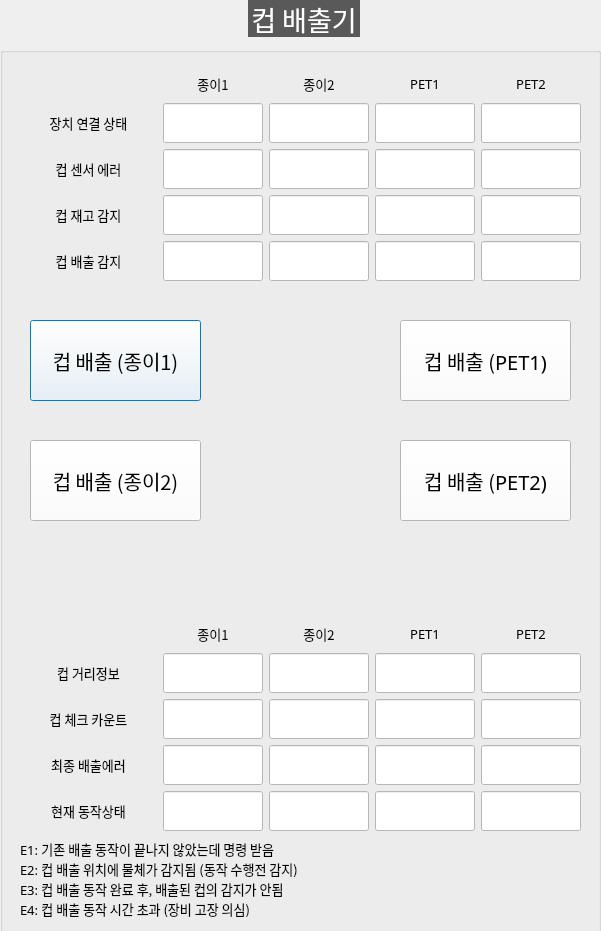
<?xml version="1.0" encoding="UTF-8"?>
<ui version="4.0">
 <class>DialogCupDispenser</class>
 <widget class="QDialog" name="DialogCupDispenser">
  <property name="geometry">
   <rect>
    <x>0</x>
    <y>0</y>
    <width>601</width>
    <height>931</height>
   </rect>
  </property>
  <property name="windowTitle">
   <string>Dialog</string>
  </property>
  <widget class="QGroupBox" name="GB_CUP">
   <property name="geometry">
    <rect>
     <x>0</x>
     <y>0</y>
     <width>601</width>
     <height>971</height>
    </rect>
   </property>
   <property name="font">
    <font>
     <family>함초롬돋움</family>
     <pointsize>20</pointsize>
     <weight>50</weight>
     <italic>false</italic>
     <bold>false</bold>
    </font>
   </property>
   <property name="styleSheet">
    <string notr="true">QGroupBox  {
    margin-top: 10px;
	font: 20pt &quot;함초롬돋움&quot;;
}

QGroupBox::title  {
    subcontrol-origin: margin;
    subcontrol-position: top center;
    padding: 10px 8000px 10px 8000px;
    background-color: #595959;
    color: rgb(255, 255, 255);
}
QLabel {
	font: 10pt &quot;함초롬돋움&quot;;
}
QComboBox{
	font: 10pt &quot;함초롬돋움&quot;;
	background-color: #ffffff
}
QPushButton{
	font: 15pt &quot;함초롬돋움&quot;;
	background-color: #ffffff
}
QLineEdit{
	font: 10pt &quot;함초롬돋움&quot;;
	background-color: #ffffff
}



</string>
   </property>
   <property name="title">
    <string>컵 배출기</string>
   </property>
   <widget class="QPushButton" name="BTN_CUP_DISPENSE_1">
    <property name="geometry">
     <rect>
      <x>30</x>
      <y>320</y>
      <width>171</width>
      <height>81</height>
     </rect>
    </property>
    <property name="font">
     <font>
      <family>함초롬돋움</family>
      <pointsize>15</pointsize>
      <weight>50</weight>
      <italic>false</italic>
      <bold>false</bold>
     </font>
    </property>
    <property name="text">
     <string>컵 배출 (종이1)</string>
    </property>
   </widget>
   <widget class="QPushButton" name="BTN_CUP_DISPENSE_2">
    <property name="geometry">
     <rect>
      <x>30</x>
      <y>440</y>
      <width>171</width>
      <height>81</height>
     </rect>
    </property>
    <property name="font">
     <font>
      <family>함초롬돋움</family>
      <pointsize>15</pointsize>
      <weight>50</weight>
      <italic>false</italic>
      <bold>false</bold>
     </font>
    </property>
    <property name="text">
     <string>컵 배출 (종이2)</string>
    </property>
   </widget>
   <widget class="QPushButton" name="BTN_CUP_DISPENSE_3">
    <property name="geometry">
     <rect>
      <x>400</x>
      <y>320</y>
      <width>171</width>
      <height>81</height>
     </rect>
    </property>
    <property name="font">
     <font>
      <family>함초롬돋움</family>
      <pointsize>15</pointsize>
      <weight>50</weight>
      <italic>false</italic>
      <bold>false</bold>
     </font>
    </property>
    <property name="text">
     <string>컵 배출 (PET1)</string>
    </property>
   </widget>
   <widget class="QPushButton" name="BTN_CUP_DISPENSE_4">
    <property name="geometry">
     <rect>
      <x>400</x>
      <y>440</y>
      <width>171</width>
      <height>81</height>
     </rect>
    </property>
    <property name="font">
     <font>
      <family>함초롬돋움</family>
      <pointsize>15</pointsize>
      <weight>50</weight>
      <italic>false</italic>
      <bold>false</bold>
     </font>
    </property>
    <property name="text">
     <string>컵 배출 (PET2)</string>
    </property>
   </widget>
   <widget class="QLabel" name="label">
    <property name="geometry">
     <rect>
      <x>20</x>
      <y>840</y>
      <width>311</width>
      <height>17</height>
     </rect>
    </property>
    <property name="font">
     <font>
      <family>함초롬돋움</family>
      <pointsize>10</pointsize>
      <weight>50</weight>
      <italic>false</italic>
      <bold>false</bold>
     </font>
    </property>
    <property name="text">
     <string>E1: 기존 배출 동작이 끝나지 않았는데 명령 받음</string>
    </property>
   </widget>
   <widget class="QLabel" name="label_2">
    <property name="geometry">
     <rect>
      <x>20</x>
      <y>860</y>
      <width>311</width>
      <height>17</height>
     </rect>
    </property>
    <property name="font">
     <font>
      <family>함초롬돋움</family>
      <pointsize>10</pointsize>
      <weight>50</weight>
      <italic>false</italic>
      <bold>false</bold>
     </font>
    </property>
    <property name="text">
     <string>E2: 컵 배출 위치에 물체가 감지됨 (동작 수행전 감지)</string>
    </property>
   </widget>
   <widget class="QLabel" name="label_3">
    <property name="geometry">
     <rect>
      <x>20</x>
      <y>880</y>
      <width>311</width>
      <height>17</height>
     </rect>
    </property>
    <property name="font">
     <font>
      <family>함초롬돋움</family>
      <pointsize>10</pointsize>
      <weight>50</weight>
      <italic>false</italic>
      <bold>false</bold>
     </font>
    </property>
    <property name="text">
     <string>E3: 컵 배출 동작 완료 후, 배출된 컵의 감지가 안됨</string>
    </property>
   </widget>
   <widget class="QLabel" name="label_4">
    <property name="geometry">
     <rect>
      <x>20</x>
      <y>900</y>
      <width>311</width>
      <height>17</height>
     </rect>
    </property>
    <property name="font">
     <font>
      <family>함초롬돋움</family>
      <pointsize>10</pointsize>
      <weight>50</weight>
      <italic>false</italic>
      <bold>false</bold>
     </font>
    </property>
    <property name="text">
     <string>E4: 컵 배출 동작 시간 초과 (장비 고장 의심)</string>
    </property>
   </widget>
   <widget class="QWidget" name="layoutWidget">
    <property name="geometry">
     <rect>
      <x>20</x>
      <y>70</y>
      <width>561</width>
      <height>211</height>
     </rect>
    </property>
    <layout class="QGridLayout" name="gridLayout">
     <item row="0" column="1">
      <widget class="QLabel" name="label_119">
       <property name="maximumSize">
        <size>
         <width>100</width>
         <height>16777215</height>
        </size>
       </property>
       <property name="font">
        <font>
         <family>함초롬돋움</family>
         <pointsize>10</pointsize>
         <weight>50</weight>
         <italic>false</italic>
         <bold>false</bold>
        </font>
       </property>
       <property name="text">
        <string>종이1</string>
       </property>
       <property name="alignment">
        <set>Qt::AlignCenter</set>
       </property>
      </widget>
     </item>
     <item row="0" column="2">
      <widget class="QLabel" name="label_120">
       <property name="maximumSize">
        <size>
         <width>100</width>
         <height>16777215</height>
        </size>
       </property>
       <property name="font">
        <font>
         <family>함초롬돋움</family>
         <pointsize>10</pointsize>
         <weight>50</weight>
         <italic>false</italic>
         <bold>false</bold>
        </font>
       </property>
       <property name="text">
        <string>종이2</string>
       </property>
       <property name="alignment">
        <set>Qt::AlignCenter</set>
       </property>
      </widget>
     </item>
     <item row="0" column="3">
      <widget class="QLabel" name="label_121">
       <property name="maximumSize">
        <size>
         <width>100</width>
         <height>16777215</height>
        </size>
       </property>
       <property name="font">
        <font>
         <family>함초롬돋움</family>
         <pointsize>10</pointsize>
         <weight>50</weight>
         <italic>false</italic>
         <bold>false</bold>
        </font>
       </property>
       <property name="text">
        <string>PET1</string>
       </property>
       <property name="alignment">
        <set>Qt::AlignCenter</set>
       </property>
      </widget>
     </item>
     <item row="0" column="4">
      <widget class="QLabel" name="label_122">
       <property name="maximumSize">
        <size>
         <width>100</width>
         <height>16777215</height>
        </size>
       </property>
       <property name="font">
        <font>
         <family>함초롬돋움</family>
         <pointsize>10</pointsize>
         <weight>50</weight>
         <italic>false</italic>
         <bold>false</bold>
        </font>
       </property>
       <property name="text">
        <string>PET2</string>
       </property>
       <property name="alignment">
        <set>Qt::AlignCenter</set>
       </property>
      </widget>
     </item>
     <item row="1" column="0">
      <widget class="QLabel" name="label_110">
       <property name="font">
        <font>
         <family>함초롬돋움</family>
         <pointsize>10</pointsize>
         <weight>50</weight>
         <italic>false</italic>
         <bold>false</bold>
        </font>
       </property>
       <property name="text">
        <string>장치 연결 상태</string>
       </property>
       <property name="alignment">
        <set>Qt::AlignCenter</set>
       </property>
      </widget>
     </item>
     <item row="1" column="1">
      <widget class="QLineEdit" name="LE_CUP_CONNECTION_1">
       <property name="minimumSize">
        <size>
         <width>0</width>
         <height>40</height>
        </size>
       </property>
       <property name="maximumSize">
        <size>
         <width>100</width>
         <height>16777215</height>
        </size>
       </property>
       <property name="font">
        <font>
         <family>함초롬돋움</family>
         <pointsize>10</pointsize>
         <weight>50</weight>
         <italic>false</italic>
         <bold>false</bold>
        </font>
       </property>
       <property name="readOnly">
        <bool>true</bool>
       </property>
      </widget>
     </item>
     <item row="1" column="2">
      <widget class="QLineEdit" name="LE_CUP_CONNECTION_2">
       <property name="minimumSize">
        <size>
         <width>0</width>
         <height>40</height>
        </size>
       </property>
       <property name="maximumSize">
        <size>
         <width>100</width>
         <height>16777215</height>
        </size>
       </property>
       <property name="font">
        <font>
         <family>함초롬돋움</family>
         <pointsize>10</pointsize>
         <weight>50</weight>
         <italic>false</italic>
         <bold>false</bold>
        </font>
       </property>
       <property name="readOnly">
        <bool>true</bool>
       </property>
      </widget>
     </item>
     <item row="1" column="3">
      <widget class="QLineEdit" name="LE_CUP_CONNECTION_3">
       <property name="minimumSize">
        <size>
         <width>0</width>
         <height>40</height>
        </size>
       </property>
       <property name="maximumSize">
        <size>
         <width>100</width>
         <height>16777215</height>
        </size>
       </property>
       <property name="font">
        <font>
         <family>함초롬돋움</family>
         <pointsize>10</pointsize>
         <weight>50</weight>
         <italic>false</italic>
         <bold>false</bold>
        </font>
       </property>
       <property name="readOnly">
        <bool>true</bool>
       </property>
      </widget>
     </item>
     <item row="1" column="4">
      <widget class="QLineEdit" name="LE_CUP_CONNECTION_4">
       <property name="minimumSize">
        <size>
         <width>0</width>
         <height>40</height>
        </size>
       </property>
       <property name="maximumSize">
        <size>
         <width>100</width>
         <height>16777215</height>
        </size>
       </property>
       <property name="font">
        <font>
         <family>함초롬돋움</family>
         <pointsize>10</pointsize>
         <weight>50</weight>
         <italic>false</italic>
         <bold>false</bold>
        </font>
       </property>
       <property name="readOnly">
        <bool>true</bool>
       </property>
      </widget>
     </item>
     <item row="2" column="0">
      <widget class="QLabel" name="label_123">
       <property name="font">
        <font>
         <family>함초롬돋움</family>
         <pointsize>10</pointsize>
         <weight>50</weight>
         <italic>false</italic>
         <bold>false</bold>
        </font>
       </property>
       <property name="text">
        <string>컵 센서 에러</string>
       </property>
       <property name="alignment">
        <set>Qt::AlignCenter</set>
       </property>
      </widget>
     </item>
     <item row="2" column="1">
      <widget class="QLineEdit" name="LE_CUP_SENSOR_ERROR_1">
       <property name="minimumSize">
        <size>
         <width>0</width>
         <height>40</height>
        </size>
       </property>
       <property name="maximumSize">
        <size>
         <width>100</width>
         <height>16777215</height>
        </size>
       </property>
       <property name="font">
        <font>
         <family>함초롬돋움</family>
         <pointsize>10</pointsize>
         <weight>50</weight>
         <italic>false</italic>
         <bold>false</bold>
        </font>
       </property>
       <property name="readOnly">
        <bool>true</bool>
       </property>
      </widget>
     </item>
     <item row="2" column="2">
      <widget class="QLineEdit" name="LE_CUP_SENSOR_ERROR_2">
       <property name="minimumSize">
        <size>
         <width>0</width>
         <height>40</height>
        </size>
       </property>
       <property name="maximumSize">
        <size>
         <width>100</width>
         <height>16777215</height>
        </size>
       </property>
       <property name="font">
        <font>
         <family>함초롬돋움</family>
         <pointsize>10</pointsize>
         <weight>50</weight>
         <italic>false</italic>
         <bold>false</bold>
        </font>
       </property>
       <property name="readOnly">
        <bool>true</bool>
       </property>
      </widget>
     </item>
     <item row="2" column="3">
      <widget class="QLineEdit" name="LE_CUP_SENSOR_ERROR_3">
       <property name="minimumSize">
        <size>
         <width>0</width>
         <height>40</height>
        </size>
       </property>
       <property name="maximumSize">
        <size>
         <width>100</width>
         <height>16777215</height>
        </size>
       </property>
       <property name="font">
        <font>
         <family>함초롬돋움</family>
         <pointsize>10</pointsize>
         <weight>50</weight>
         <italic>false</italic>
         <bold>false</bold>
        </font>
       </property>
       <property name="readOnly">
        <bool>true</bool>
       </property>
      </widget>
     </item>
     <item row="2" column="4">
      <widget class="QLineEdit" name="LE_CUP_SENSOR_ERROR_4">
       <property name="minimumSize">
        <size>
         <width>0</width>
         <height>40</height>
        </size>
       </property>
       <property name="maximumSize">
        <size>
         <width>100</width>
         <height>16777215</height>
        </size>
       </property>
       <property name="font">
        <font>
         <family>함초롬돋움</family>
         <pointsize>10</pointsize>
         <weight>50</weight>
         <italic>false</italic>
         <bold>false</bold>
        </font>
       </property>
       <property name="readOnly">
        <bool>true</bool>
       </property>
      </widget>
     </item>
     <item row="3" column="0">
      <widget class="QLabel" name="label_124">
       <property name="font">
        <font>
         <family>함초롬돋움</family>
         <pointsize>10</pointsize>
         <weight>50</weight>
         <italic>false</italic>
         <bold>false</bold>
        </font>
       </property>
       <property name="text">
        <string>컵 재고 감지</string>
       </property>
       <property name="alignment">
        <set>Qt::AlignCenter</set>
       </property>
      </widget>
     </item>
     <item row="3" column="1">
      <widget class="QLineEdit" name="LE_CUP_HAS_CUP_1">
       <property name="minimumSize">
        <size>
         <width>0</width>
         <height>40</height>
        </size>
       </property>
       <property name="maximumSize">
        <size>
         <width>100</width>
         <height>16777215</height>
        </size>
       </property>
       <property name="font">
        <font>
         <family>함초롬돋움</family>
         <pointsize>10</pointsize>
         <weight>50</weight>
         <italic>false</italic>
         <bold>false</bold>
        </font>
       </property>
       <property name="readOnly">
        <bool>true</bool>
       </property>
      </widget>
     </item>
     <item row="3" column="2">
      <widget class="QLineEdit" name="LE_CUP_HAS_CUP_2">
       <property name="minimumSize">
        <size>
         <width>0</width>
         <height>40</height>
        </size>
       </property>
       <property name="maximumSize">
        <size>
         <width>100</width>
         <height>16777215</height>
        </size>
       </property>
       <property name="font">
        <font>
         <family>함초롬돋움</family>
         <pointsize>10</pointsize>
         <weight>50</weight>
         <italic>false</italic>
         <bold>false</bold>
        </font>
       </property>
       <property name="readOnly">
        <bool>true</bool>
       </property>
      </widget>
     </item>
     <item row="3" column="3">
      <widget class="QLineEdit" name="LE_CUP_HAS_CUP_3">
       <property name="minimumSize">
        <size>
         <width>0</width>
         <height>40</height>
        </size>
       </property>
       <property name="maximumSize">
        <size>
         <width>100</width>
         <height>16777215</height>
        </size>
       </property>
       <property name="font">
        <font>
         <family>함초롬돋움</family>
         <pointsize>10</pointsize>
         <weight>50</weight>
         <italic>false</italic>
         <bold>false</bold>
        </font>
       </property>
       <property name="readOnly">
        <bool>true</bool>
       </property>
      </widget>
     </item>
     <item row="3" column="4">
      <widget class="QLineEdit" name="LE_CUP_HAS_CUP_4">
       <property name="minimumSize">
        <size>
         <width>0</width>
         <height>40</height>
        </size>
       </property>
       <property name="maximumSize">
        <size>
         <width>100</width>
         <height>16777215</height>
        </size>
       </property>
       <property name="font">
        <font>
         <family>함초롬돋움</family>
         <pointsize>10</pointsize>
         <weight>50</weight>
         <italic>false</italic>
         <bold>false</bold>
        </font>
       </property>
       <property name="readOnly">
        <bool>true</bool>
       </property>
      </widget>
     </item>
     <item row="4" column="0">
      <widget class="QLabel" name="label_125">
       <property name="font">
        <font>
         <family>함초롬돋움</family>
         <pointsize>10</pointsize>
         <weight>50</weight>
         <italic>false</italic>
         <bold>false</bold>
        </font>
       </property>
       <property name="text">
        <string>컵 배출 감지</string>
       </property>
       <property name="alignment">
        <set>Qt::AlignCenter</set>
       </property>
      </widget>
     </item>
     <item row="4" column="1">
      <widget class="QLineEdit" name="LE_CUP_DETECTED_1">
       <property name="minimumSize">
        <size>
         <width>0</width>
         <height>40</height>
        </size>
       </property>
       <property name="maximumSize">
        <size>
         <width>100</width>
         <height>16777215</height>
        </size>
       </property>
       <property name="font">
        <font>
         <family>함초롬돋움</family>
         <pointsize>10</pointsize>
         <weight>50</weight>
         <italic>false</italic>
         <bold>false</bold>
        </font>
       </property>
       <property name="readOnly">
        <bool>true</bool>
       </property>
      </widget>
     </item>
     <item row="4" column="2">
      <widget class="QLineEdit" name="LE_CUP_DETECTED_2">
       <property name="minimumSize">
        <size>
         <width>0</width>
         <height>40</height>
        </size>
       </property>
       <property name="maximumSize">
        <size>
         <width>100</width>
         <height>16777215</height>
        </size>
       </property>
       <property name="font">
        <font>
         <family>함초롬돋움</family>
         <pointsize>10</pointsize>
         <weight>50</weight>
         <italic>false</italic>
         <bold>false</bold>
        </font>
       </property>
       <property name="readOnly">
        <bool>true</bool>
       </property>
      </widget>
     </item>
     <item row="4" column="3">
      <widget class="QLineEdit" name="LE_CUP_DETECTED_3">
       <property name="minimumSize">
        <size>
         <width>0</width>
         <height>40</height>
        </size>
       </property>
       <property name="maximumSize">
        <size>
         <width>100</width>
         <height>16777215</height>
        </size>
       </property>
       <property name="font">
        <font>
         <family>함초롬돋움</family>
         <pointsize>10</pointsize>
         <weight>50</weight>
         <italic>false</italic>
         <bold>false</bold>
        </font>
       </property>
       <property name="readOnly">
        <bool>true</bool>
       </property>
      </widget>
     </item>
     <item row="4" column="4">
      <widget class="QLineEdit" name="LE_CUP_DETECTED_4">
       <property name="minimumSize">
        <size>
         <width>0</width>
         <height>40</height>
        </size>
       </property>
       <property name="maximumSize">
        <size>
         <width>100</width>
         <height>16777215</height>
        </size>
       </property>
       <property name="font">
        <font>
         <family>함초롬돋움</family>
         <pointsize>10</pointsize>
         <weight>50</weight>
         <italic>false</italic>
         <bold>false</bold>
        </font>
       </property>
       <property name="readOnly">
        <bool>true</bool>
       </property>
      </widget>
     </item>
    </layout>
   </widget>
   <widget class="QWidget" name="layoutWidget_2">
    <property name="geometry">
     <rect>
      <x>20</x>
      <y>620</y>
      <width>561</width>
      <height>211</height>
     </rect>
    </property>
    <layout class="QGridLayout" name="gridLayout_2">
     <item row="0" column="4">
      <widget class="QLabel" name="label_126">
       <property name="maximumSize">
        <size>
         <width>100</width>
         <height>16777215</height>
        </size>
       </property>
       <property name="font">
        <font>
         <family>함초롬돋움</family>
         <pointsize>10</pointsize>
         <weight>50</weight>
         <italic>false</italic>
         <bold>false</bold>
        </font>
       </property>
       <property name="text">
        <string>PET2</string>
       </property>
       <property name="alignment">
        <set>Qt::AlignCenter</set>
       </property>
      </widget>
     </item>
     <item row="0" column="2">
      <widget class="QLabel" name="label_127">
       <property name="maximumSize">
        <size>
         <width>100</width>
         <height>16777215</height>
        </size>
       </property>
       <property name="font">
        <font>
         <family>함초롬돋움</family>
         <pointsize>10</pointsize>
         <weight>50</weight>
         <italic>false</italic>
         <bold>false</bold>
        </font>
       </property>
       <property name="text">
        <string>종이2</string>
       </property>
       <property name="alignment">
        <set>Qt::AlignCenter</set>
       </property>
      </widget>
     </item>
     <item row="4" column="2">
      <widget class="QLineEdit" name="LE_CUP_OP_STATE_2">
       <property name="minimumSize">
        <size>
         <width>100</width>
         <height>40</height>
        </size>
       </property>
       <property name="maximumSize">
        <size>
         <width>100</width>
         <height>40</height>
        </size>
       </property>
       <property name="font">
        <font>
         <family>함초롬돋움</family>
         <pointsize>10</pointsize>
         <weight>50</weight>
         <italic>false</italic>
         <bold>false</bold>
        </font>
       </property>
       <property name="readOnly">
        <bool>true</bool>
       </property>
      </widget>
     </item>
     <item row="1" column="3">
      <widget class="QLineEdit" name="LE_CUP_ULTRA_SONIC_3">
       <property name="minimumSize">
        <size>
         <width>100</width>
         <height>40</height>
        </size>
       </property>
       <property name="maximumSize">
        <size>
         <width>100</width>
         <height>40</height>
        </size>
       </property>
       <property name="font">
        <font>
         <family>함초롬돋움</family>
         <pointsize>10</pointsize>
         <weight>50</weight>
         <italic>false</italic>
         <bold>false</bold>
        </font>
       </property>
       <property name="readOnly">
        <bool>true</bool>
       </property>
      </widget>
     </item>
     <item row="0" column="1">
      <widget class="QLabel" name="label_129">
       <property name="maximumSize">
        <size>
         <width>100</width>
         <height>16777215</height>
        </size>
       </property>
       <property name="font">
        <font>
         <family>함초롬돋움</family>
         <pointsize>10</pointsize>
         <weight>50</weight>
         <italic>false</italic>
         <bold>false</bold>
        </font>
       </property>
       <property name="text">
        <string>종이1</string>
       </property>
       <property name="alignment">
        <set>Qt::AlignCenter</set>
       </property>
      </widget>
     </item>
     <item row="4" column="3">
      <widget class="QLineEdit" name="LE_CUP_OP_STATE_3">
       <property name="minimumSize">
        <size>
         <width>100</width>
         <height>40</height>
        </size>
       </property>
       <property name="maximumSize">
        <size>
         <width>100</width>
         <height>40</height>
        </size>
       </property>
       <property name="font">
        <font>
         <family>함초롬돋움</family>
         <pointsize>10</pointsize>
         <weight>50</weight>
         <italic>false</italic>
         <bold>false</bold>
        </font>
       </property>
       <property name="readOnly">
        <bool>true</bool>
       </property>
      </widget>
     </item>
     <item row="3" column="3">
      <widget class="QLineEdit" name="LE_CUP_LAST_DISPENSE_ERROR_3">
       <property name="minimumSize">
        <size>
         <width>100</width>
         <height>40</height>
        </size>
       </property>
       <property name="maximumSize">
        <size>
         <width>100</width>
         <height>40</height>
        </size>
       </property>
       <property name="font">
        <font>
         <family>함초롬돋움</family>
         <pointsize>10</pointsize>
         <weight>50</weight>
         <italic>false</italic>
         <bold>false</bold>
        </font>
       </property>
       <property name="readOnly">
        <bool>true</bool>
       </property>
      </widget>
     </item>
     <item row="3" column="4">
      <widget class="QLineEdit" name="LE_CUP_LAST_DISPENSE_ERROR_4">
       <property name="minimumSize">
        <size>
         <width>100</width>
         <height>40</height>
        </size>
       </property>
       <property name="maximumSize">
        <size>
         <width>100</width>
         <height>40</height>
        </size>
       </property>
       <property name="font">
        <font>
         <family>함초롬돋움</family>
         <pointsize>10</pointsize>
         <weight>50</weight>
         <italic>false</italic>
         <bold>false</bold>
        </font>
       </property>
       <property name="readOnly">
        <bool>true</bool>
       </property>
      </widget>
     </item>
     <item row="0" column="3">
      <widget class="QLabel" name="label_128">
       <property name="maximumSize">
        <size>
         <width>100</width>
         <height>16777215</height>
        </size>
       </property>
       <property name="font">
        <font>
         <family>함초롬돋움</family>
         <pointsize>10</pointsize>
         <weight>50</weight>
         <italic>false</italic>
         <bold>false</bold>
        </font>
       </property>
       <property name="text">
        <string>PET1</string>
       </property>
       <property name="alignment">
        <set>Qt::AlignCenter</set>
       </property>
      </widget>
     </item>
     <item row="2" column="3">
      <widget class="QLineEdit" name="LE_CUP_CHECK_COUNT_3">
       <property name="minimumSize">
        <size>
         <width>100</width>
         <height>40</height>
        </size>
       </property>
       <property name="maximumSize">
        <size>
         <width>100</width>
         <height>40</height>
        </size>
       </property>
       <property name="font">
        <font>
         <family>함초롬돋움</family>
         <pointsize>10</pointsize>
         <weight>50</weight>
         <italic>false</italic>
         <bold>false</bold>
        </font>
       </property>
       <property name="readOnly">
        <bool>true</bool>
       </property>
      </widget>
     </item>
     <item row="3" column="1">
      <widget class="QLineEdit" name="LE_CUP_LAST_DISPENSE_ERROR_1">
       <property name="minimumSize">
        <size>
         <width>100</width>
         <height>40</height>
        </size>
       </property>
       <property name="maximumSize">
        <size>
         <width>100</width>
         <height>40</height>
        </size>
       </property>
       <property name="font">
        <font>
         <family>함초롬돋움</family>
         <pointsize>10</pointsize>
         <weight>50</weight>
         <italic>false</italic>
         <bold>false</bold>
        </font>
       </property>
       <property name="readOnly">
        <bool>true</bool>
       </property>
      </widget>
     </item>
     <item row="1" column="0">
      <widget class="QLabel" name="label_111">
       <property name="font">
        <font>
         <family>함초롬돋움</family>
         <pointsize>10</pointsize>
         <weight>50</weight>
         <italic>false</italic>
         <bold>false</bold>
        </font>
       </property>
       <property name="text">
        <string>컵 거리정보</string>
       </property>
       <property name="alignment">
        <set>Qt::AlignCenter</set>
       </property>
      </widget>
     </item>
     <item row="2" column="0">
      <widget class="QLabel" name="label_112">
       <property name="font">
        <font>
         <family>함초롬돋움</family>
         <pointsize>10</pointsize>
         <weight>50</weight>
         <italic>false</italic>
         <bold>false</bold>
        </font>
       </property>
       <property name="text">
        <string>컵 체크 카운트</string>
       </property>
       <property name="alignment">
        <set>Qt::AlignCenter</set>
       </property>
      </widget>
     </item>
     <item row="4" column="0">
      <widget class="QLabel" name="label_114">
       <property name="font">
        <font>
         <family>함초롬돋움</family>
         <pointsize>10</pointsize>
         <weight>50</weight>
         <italic>false</italic>
         <bold>false</bold>
        </font>
       </property>
       <property name="text">
        <string>현재 동작상태</string>
       </property>
       <property name="alignment">
        <set>Qt::AlignCenter</set>
       </property>
      </widget>
     </item>
     <item row="4" column="1">
      <widget class="QLineEdit" name="LE_CUP_OP_STATE_1">
       <property name="minimumSize">
        <size>
         <width>100</width>
         <height>40</height>
        </size>
       </property>
       <property name="maximumSize">
        <size>
         <width>100</width>
         <height>40</height>
        </size>
       </property>
       <property name="font">
        <font>
         <family>함초롬돋움</family>
         <pointsize>10</pointsize>
         <weight>50</weight>
         <italic>false</italic>
         <bold>false</bold>
        </font>
       </property>
       <property name="readOnly">
        <bool>true</bool>
       </property>
      </widget>
     </item>
     <item row="1" column="4">
      <widget class="QLineEdit" name="LE_CUP_ULTRA_SONIC_4">
       <property name="minimumSize">
        <size>
         <width>100</width>
         <height>40</height>
        </size>
       </property>
       <property name="maximumSize">
        <size>
         <width>100</width>
         <height>40</height>
        </size>
       </property>
       <property name="font">
        <font>
         <family>함초롬돋움</family>
         <pointsize>10</pointsize>
         <weight>50</weight>
         <italic>false</italic>
         <bold>false</bold>
        </font>
       </property>
       <property name="readOnly">
        <bool>true</bool>
       </property>
      </widget>
     </item>
     <item row="3" column="0">
      <widget class="QLabel" name="label_113">
       <property name="font">
        <font>
         <family>함초롬돋움</family>
         <pointsize>10</pointsize>
         <weight>50</weight>
         <italic>false</italic>
         <bold>false</bold>
        </font>
       </property>
       <property name="text">
        <string>최종 배출에러</string>
       </property>
       <property name="alignment">
        <set>Qt::AlignCenter</set>
       </property>
      </widget>
     </item>
     <item row="3" column="2">
      <widget class="QLineEdit" name="LE_CUP_LAST_DISPENSE_ERROR_2">
       <property name="minimumSize">
        <size>
         <width>100</width>
         <height>40</height>
        </size>
       </property>
       <property name="maximumSize">
        <size>
         <width>100</width>
         <height>40</height>
        </size>
       </property>
       <property name="font">
        <font>
         <family>함초롬돋움</family>
         <pointsize>10</pointsize>
         <weight>50</weight>
         <italic>false</italic>
         <bold>false</bold>
        </font>
       </property>
       <property name="readOnly">
        <bool>true</bool>
       </property>
      </widget>
     </item>
     <item row="4" column="4">
      <widget class="QLineEdit" name="LE_CUP_OP_STATE_4">
       <property name="minimumSize">
        <size>
         <width>100</width>
         <height>40</height>
        </size>
       </property>
       <property name="maximumSize">
        <size>
         <width>100</width>
         <height>40</height>
        </size>
       </property>
       <property name="font">
        <font>
         <family>함초롬돋움</family>
         <pointsize>10</pointsize>
         <weight>50</weight>
         <italic>false</italic>
         <bold>false</bold>
        </font>
       </property>
       <property name="readOnly">
        <bool>true</bool>
       </property>
      </widget>
     </item>
     <item row="1" column="1">
      <widget class="QLineEdit" name="LE_CUP_ULTRA_SONIC_1">
       <property name="minimumSize">
        <size>
         <width>100</width>
         <height>40</height>
        </size>
       </property>
       <property name="maximumSize">
        <size>
         <width>100</width>
         <height>40</height>
        </size>
       </property>
       <property name="font">
        <font>
         <family>함초롬돋움</family>
         <pointsize>10</pointsize>
         <weight>50</weight>
         <italic>false</italic>
         <bold>false</bold>
        </font>
       </property>
       <property name="readOnly">
        <bool>true</bool>
       </property>
      </widget>
     </item>
     <item row="2" column="4">
      <widget class="QLineEdit" name="LE_CUP_CHECK_COUNT_4">
       <property name="minimumSize">
        <size>
         <width>100</width>
         <height>40</height>
        </size>
       </property>
       <property name="maximumSize">
        <size>
         <width>100</width>
         <height>40</height>
        </size>
       </property>
       <property name="font">
        <font>
         <family>함초롬돋움</family>
         <pointsize>10</pointsize>
         <weight>50</weight>
         <italic>false</italic>
         <bold>false</bold>
        </font>
       </property>
       <property name="readOnly">
        <bool>true</bool>
       </property>
      </widget>
     </item>
     <item row="2" column="2">
      <widget class="QLineEdit" name="LE_CUP_CHECK_COUNT_2">
       <property name="minimumSize">
        <size>
         <width>100</width>
         <height>40</height>
        </size>
       </property>
       <property name="maximumSize">
        <size>
         <width>100</width>
         <height>40</height>
        </size>
       </property>
       <property name="font">
        <font>
         <family>함초롬돋움</family>
         <pointsize>10</pointsize>
         <weight>50</weight>
         <italic>false</italic>
         <bold>false</bold>
        </font>
       </property>
       <property name="readOnly">
        <bool>true</bool>
       </property>
      </widget>
     </item>
     <item row="2" column="1">
      <widget class="QLineEdit" name="LE_CUP_CHECK_COUNT_1">
       <property name="minimumSize">
        <size>
         <width>100</width>
         <height>40</height>
        </size>
       </property>
       <property name="maximumSize">
        <size>
         <width>100</width>
         <height>40</height>
        </size>
       </property>
       <property name="font">
        <font>
         <family>함초롬돋움</family>
         <pointsize>10</pointsize>
         <weight>50</weight>
         <italic>false</italic>
         <bold>false</bold>
        </font>
       </property>
       <property name="readOnly">
        <bool>true</bool>
       </property>
      </widget>
     </item>
     <item row="1" column="2">
      <widget class="QLineEdit" name="LE_CUP_ULTRA_SONIC_2">
       <property name="minimumSize">
        <size>
         <width>100</width>
         <height>40</height>
        </size>
       </property>
       <property name="maximumSize">
        <size>
         <width>100</width>
         <height>40</height>
        </size>
       </property>
       <property name="font">
        <font>
         <family>함초롬돋움</family>
         <pointsize>10</pointsize>
         <weight>50</weight>
         <italic>false</italic>
         <bold>false</bold>
        </font>
       </property>
       <property name="readOnly">
        <bool>true</bool>
       </property>
      </widget>
     </item>
    </layout>
   </widget>
  </widget>
 </widget>
 <resources/>
 <connections/>
</ui>
